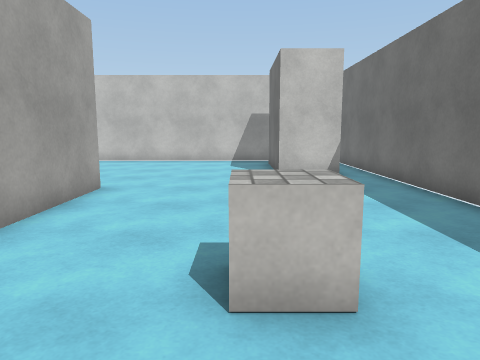
View 1 (above)

15 first-person views from a walk through a Unity game level. The camera is 1.4 m above the floor, tilts 8° down and sees 70° across. The floor is counted in squares, 1 m on a side. Each view is taken from the middle of a square. On the plan, view 1 faces up. The plan holds only what a view shows up to about 15 squares ahead; the rest is blank. Some animated figures are left out. Surface patterns are stand-ins for the level's own textures.

View 2
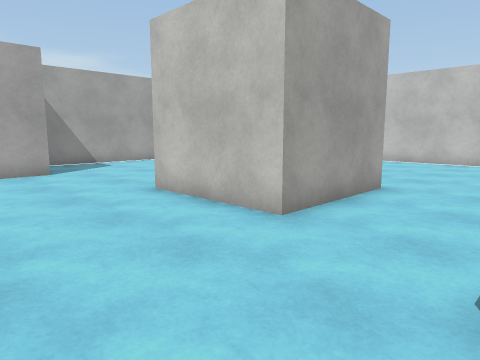

View 3
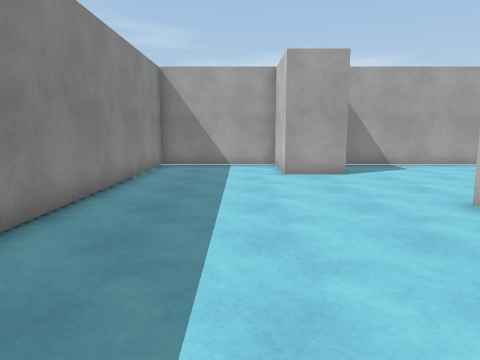

View 4
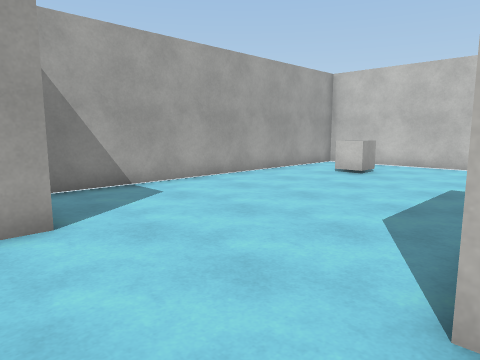

View 5
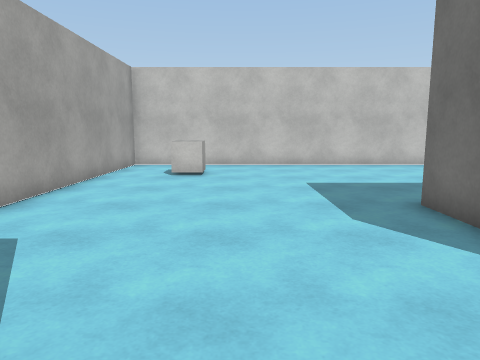

View 6
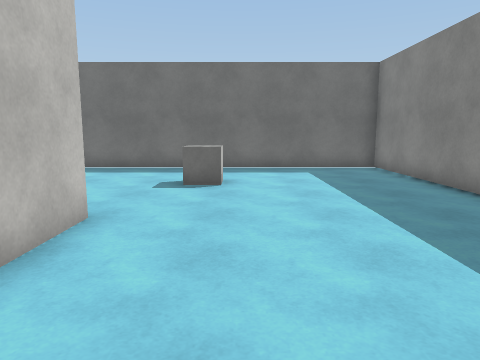

View 7
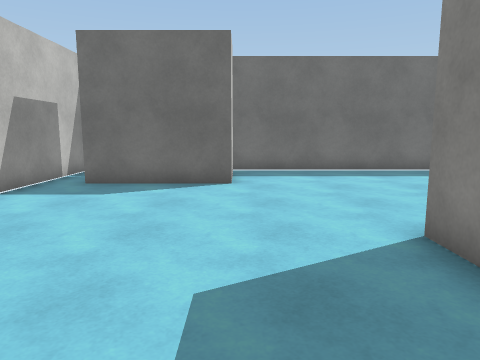

View 8
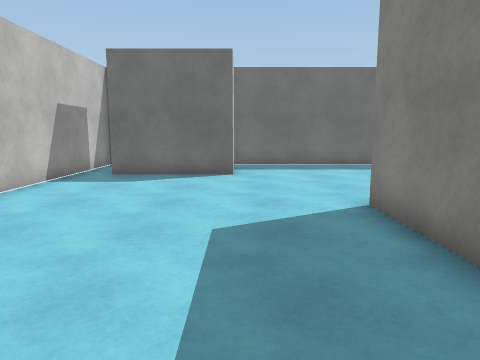

View 9
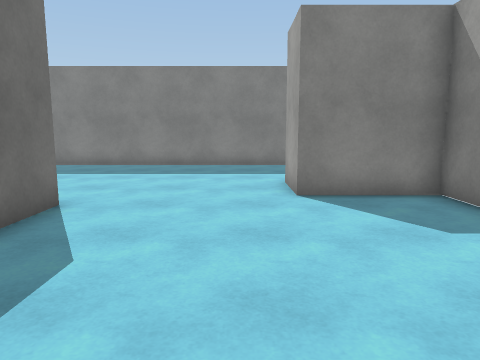

View 10
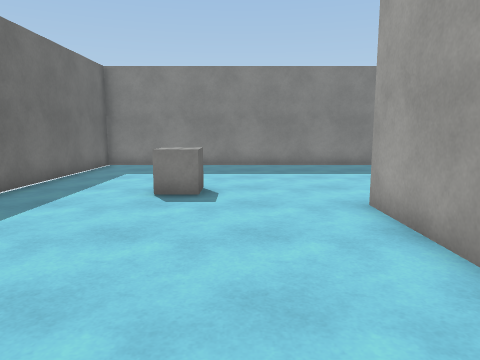

View 11
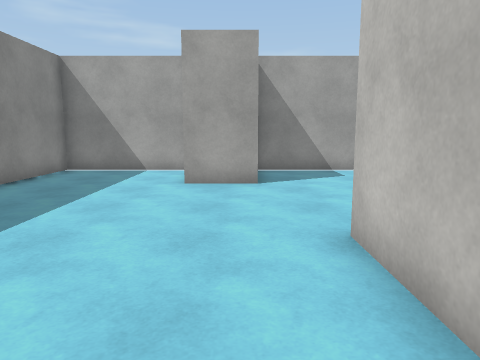

View 12
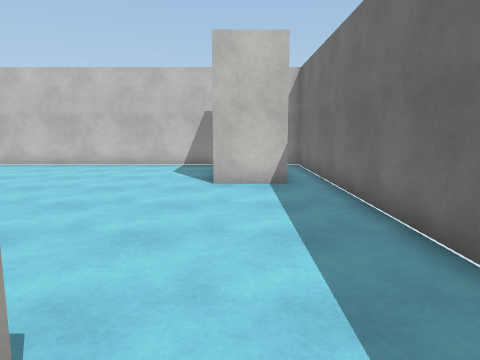

View 13
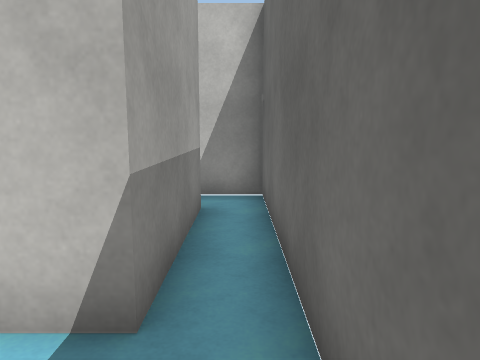

View 14
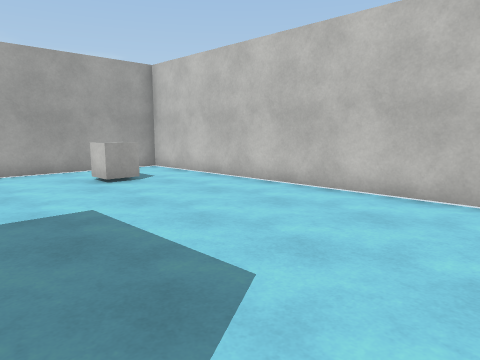

View 15
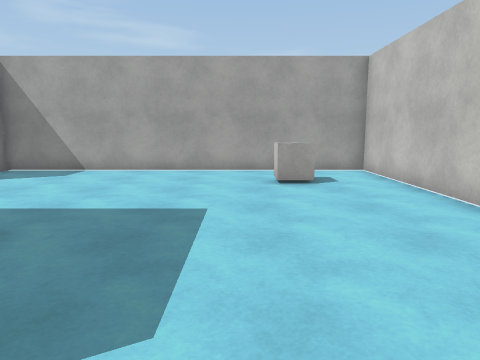

### Floor plan
Points are (right, up) in squares from view 1. A wall is a line through its corners. A room is listed if a view was taken in it or the views show most of it. See-through windows are left out.
Room 1 (views 1, 2, 3, 4, 5, 6, 7, 8, 9, 10, 11, 12, 13, 14, 15)
walls: (-6.5, 8.5) (-3.5, 8.5) (-3.5, 4.5) (-7.5, 4.5) (-7.5, 8.5); (3.3, 11.2) (1.3, 11.2) (1.3, 15.2); (3.5, 16.5) (-15.4, 16.5) (-15.4, 3.5) (-12.3, 3.5) (-12.3, 1.5) (-15.4, 1.5) (-15.4, -3.3) (4.5, -3.3) (4.5, 10.6)
ways out: opening at (4, 11) to room 2; opening at (4, 16) to room 2
objects: other object (-13, 13) to (-12, 14); other object (0, 3) to (1, 3)
Room 2 (no view inside)
walls: (3.3, 15.2) (3.3, 11.2); (4.5, 10.6) (4.5, 16.5) (3.5, 16.5)
ways out: opening at (4, 11) to room 1; opening at (4, 16) to room 1

Positions as (right, up) in squares from view 1, and headings:
1: (0, 0), facing up
2: (0, 0), facing up-left
3: (-1, 0), facing left
4: (-7, 2), facing up-left
5: (-11, 2), facing up
6: (-9, 2), facing right
7: (-8, 11), facing right
8: (-10, 11), facing right
9: (-11, 11), facing down
10: (-1, 11), facing down
11: (-3, 3), facing left
12: (2, 2), facing up
13: (4, 9), facing up
14: (-3, 9), facing up-left
15: (-3, 12), facing left
